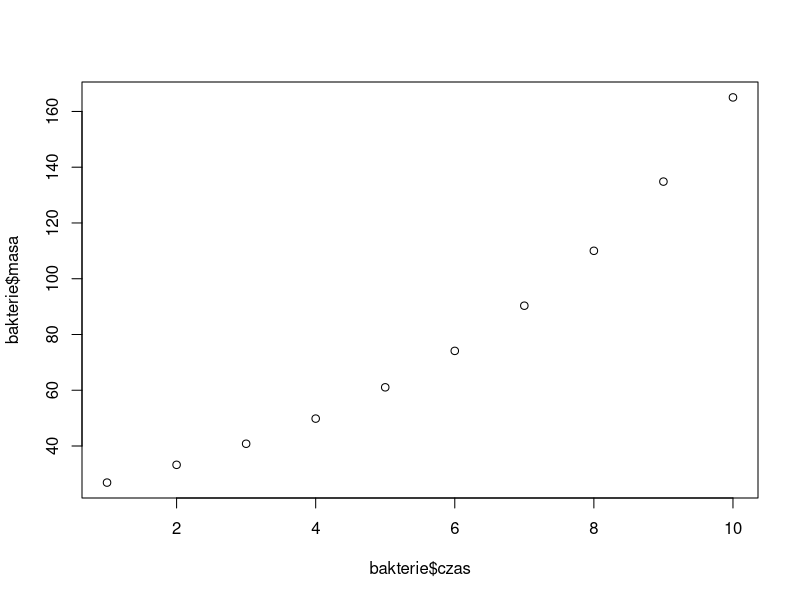

This chart was generated by the following R code:
bakterie <- read.csv("bakteria.csv", sep = ";", dec = ",")

# a)
plot(bakterie$czas, bakterie$masa)

# b)
model_bak <- lm(log(masa) ~ czas, data = bakterie)
print(summary(model_bak))

# c)
log_masa_pred <- predict(model_bak, data.frame(czas = 10))
masa_pred <- exp(log_masa_pred)
print(masa_pred)